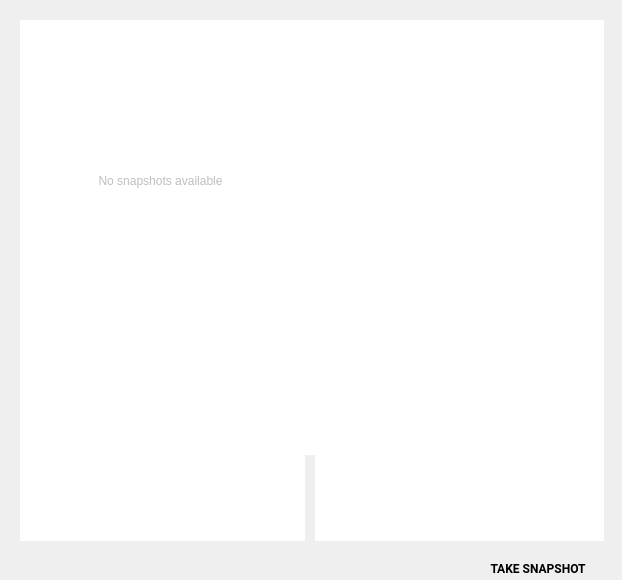
<?xml version="1.0" encoding="UTF-8"?>
<ui version="4.0">
 <class>SnapshotPage</class>
 <widget class="QWidget" name="SnapshotPage">
  <property name="geometry">
   <rect>
    <x>0</x>
    <y>0</y>
    <width>622</width>
    <height>580</height>
   </rect>
  </property>
  <property name="windowTitle">
   <string>Form</string>
  </property>
  <widget class="QTreeWidget" name="snapshotDisplay">
   <property name="geometry">
    <rect>
     <x>20</x>
     <y>20</y>
     <width>285</width>
     <height>521</height>
    </rect>
   </property>
   <property name="maximumSize">
    <size>
     <width>341</width>
     <height>16777215</height>
    </size>
   </property>
   <property name="frameShape">
    <enum>QFrame::NoFrame</enum>
   </property>
   <property name="columnCount">
    <number>2</number>
   </property>
   <attribute name="headerVisible">
    <bool>false</bool>
   </attribute>
   <attribute name="headerShowSortIndicator" stdset="0">
    <bool>true</bool>
   </attribute>
   <column>
    <property name="text">
     <string notr="true">1</string>
    </property>
   </column>
   <column>
    <property name="text">
     <string notr="true">2</string>
    </property>
   </column>
  </widget>
  <widget class="QTextEdit" name="smallSelectionInfo">
   <property name="geometry">
    <rect>
     <x>315</x>
     <y>455</y>
     <width>289</width>
     <height>86</height>
    </rect>
   </property>
   <property name="frameShape">
    <enum>QFrame::NoFrame</enum>
   </property>
   <property name="horizontalScrollBarPolicy">
    <enum>Qt::ScrollBarAlwaysOff</enum>
   </property>
   <property name="undoRedoEnabled">
    <bool>false</bool>
   </property>
   <property name="lineWrapMode">
    <enum>QTextEdit::WidgetWidth</enum>
   </property>
   <property name="readOnly">
    <bool>true</bool>
   </property>
  </widget>
  <widget class="RaisedMaterialButton" name="takeSnapshotButton">
   <property name="geometry">
    <rect>
     <x>472</x>
     <y>550</y>
     <width>132</width>
     <height>36</height>
    </rect>
   </property>
   <property name="font">
    <font>
     <family>Roboto</family>
     <weight>75</weight>
     <bold>true</bold>
    </font>
   </property>
   <property name="text">
    <string>TAKE SNAPSHOT</string>
   </property>
   <property name="flat">
    <bool>true</bool>
   </property>
   <property name="ColorGroup" stdset="0">
    <string notr="true">Button</string>
   </property>
   <property name="report_metrics" stdset="0">
    <bool>false</bool>
   </property>
  </widget>
  <widget class="QGraphicsView" name="preview">
   <property name="geometry">
    <rect>
     <x>305</x>
     <y>20</y>
     <width>299</width>
     <height>435</height>
    </rect>
   </property>
   <property name="frameShape">
    <enum>QFrame::NoFrame</enum>
   </property>
  </widget>
  <widget class="QLabel" name="noneAvailableLabel">
   <property name="enabled">
    <bool>false</bool>
   </property>
   <property name="geometry">
    <rect>
     <x>70</x>
     <y>150</y>
     <width>181</width>
     <height>61</height>
    </rect>
   </property>
   <property name="text">
    <string>No snapshots available</string>
   </property>
   <property name="alignment">
    <set>Qt::AlignCenter</set>
   </property>
  </widget>
  <widget class="QPushButton" name="enlargeInfoButton">
   <property name="geometry">
    <rect>
     <x>568</x>
     <y>455</y>
     <width>36</width>
     <height>36</height>
    </rect>
   </property>
   <property name="toolTip">
    <string extracomment="Delete snapshot"/>
   </property>
   <property name="accessibleDescription">
    <string>Enlarge description area</string>
   </property>
   <property name="text">
    <string/>
   </property>
   <property name="icon">
    <iconset resource="../resources.qrc">
     <normaloff>:/dark/arrow_up</normaloff>:/dark/arrow_up</iconset>
   </property>
   <property name="iconSize">
    <size>
     <width>20</width>
     <height>20</height>
    </size>
   </property>
   <property name="flat">
    <bool>true</bool>
   </property>
   <property name="themeIconName" stdset="0">
    <string>arrow_up</string>
   </property>
  </widget>
  <widget class="QPushButton" name="reduceInfoButton">
   <property name="geometry">
    <rect>
     <x>568</x>
     <y>20</y>
     <width>36</width>
     <height>36</height>
    </rect>
   </property>
   <property name="toolTip">
    <string extracomment="Delete snapshot"/>
   </property>
   <property name="accessibleDescription">
    <string>Reduce description area</string>
   </property>
   <property name="text">
    <string/>
   </property>
   <property name="icon">
    <iconset resource="../resources.qrc">
     <normaloff>:/dark/arrow_down</normaloff>:/dark/arrow_down</iconset>
   </property>
   <property name="iconSize">
    <size>
     <width>20</width>
     <height>20</height>
    </size>
   </property>
   <property name="flat">
    <bool>true</bool>
   </property>
   <property name="themeIconName" stdset="0">
    <string>arrow_down</string>
   </property>
  </widget>
  <widget class="QTextEdit" name="bigSelectionInfo">
   <property name="geometry">
    <rect>
     <x>315</x>
     <y>20</y>
     <width>289</width>
     <height>521</height>
    </rect>
   </property>
   <property name="frameShape">
    <enum>QFrame::NoFrame</enum>
   </property>
   <property name="frameShadow">
    <enum>QFrame::Plain</enum>
   </property>
   <property name="lineWidth">
    <number>0</number>
   </property>
   <property name="horizontalScrollBarPolicy">
    <enum>Qt::ScrollBarAlwaysOff</enum>
   </property>
   <property name="undoRedoEnabled">
    <bool>false</bool>
   </property>
   <property name="lineWrapMode">
    <enum>QTextEdit::WidgetWidth</enum>
   </property>
   <property name="readOnly">
    <bool>true</bool>
   </property>
  </widget>
  <widget class="RaisedMaterialButton" name="loadSnapshot">
   <property name="geometry">
    <rect>
     <x>20</x>
     <y>550</y>
     <width>36</width>
     <height>36</height>
    </rect>
   </property>
   <property name="accessibleDescription">
    <string>Play</string>
   </property>
   <property name="text">
    <string/>
   </property>
   <property name="icon">
    <iconset resource="../resources.qrc">
     <normaloff>:/light/play_arrow</normaloff>:/light/play_arrow</iconset>
   </property>
   <property name="iconSize">
    <size>
     <width>24</width>
     <height>24</height>
    </size>
   </property>
   <property name="flat">
    <bool>true</bool>
   </property>
   <property name="themeIconName" stdset="0">
    <string>play_arrow</string>
   </property>
   <property name="themeIconName_disabled" stdset="0">
    <string>play_arrow_disabled</string>
   </property>
   <property name="ColorGroup" stdset="0">
    <string>Button</string>
   </property>
   <property name="report_metrics" stdset="0">
    <bool>false</bool>
   </property>
  </widget>
  <widget class="RaisedMaterialButton" name="editSnapshot">
   <property name="geometry">
    <rect>
     <x>64</x>
     <y>550</y>
     <width>36</width>
     <height>36</height>
    </rect>
   </property>
   <property name="accessibleDescription">
    <string>Play</string>
   </property>
   <property name="text">
    <string/>
   </property>
   <property name="icon">
    <iconset resource="../resources.qrc">
     <normaloff>:/dark/edit</normaloff>:/dark/edit</iconset>
   </property>
   <property name="iconSize">
    <size>
     <width>24</width>
     <height>24</height>
    </size>
   </property>
   <property name="flat">
    <bool>true</bool>
   </property>
   <property name="themeIconName" stdset="0">
    <string>edit</string>
   </property>
   <property name="ColorGroup" stdset="0">
    <string>Button</string>
   </property>
   <property name="report_metrics" stdset="0">
    <bool>false</bool>
   </property>
  </widget>
  <widget class="RaisedMaterialButton" name="deleteSnapshot">
   <property name="geometry">
    <rect>
     <x>108</x>
     <y>550</y>
     <width>36</width>
     <height>36</height>
    </rect>
   </property>
   <property name="accessibleDescription">
    <string>Play</string>
   </property>
   <property name="text">
    <string/>
   </property>
   <property name="icon">
    <iconset resource="../resources.qrc">
     <normaloff>:/dark/delete</normaloff>:/dark/delete</iconset>
   </property>
   <property name="iconSize">
    <size>
     <width>24</width>
     <height>24</height>
    </size>
   </property>
   <property name="flat">
    <bool>true</bool>
   </property>
   <property name="themeIconName" stdset="0">
    <string>delete</string>
   </property>
   <property name="ColorGroup" stdset="0">
    <string>Button</string>
   </property>
   <property name="report_metrics" stdset="0">
    <bool>false</bool>
   </property>
  </widget>
  <zorder>bigSelectionInfo</zorder>
  <zorder>snapshotDisplay</zorder>
  <zorder>smallSelectionInfo</zorder>
  <zorder>takeSnapshotButton</zorder>
  <zorder>preview</zorder>
  <zorder>noneAvailableLabel</zorder>
  <zorder>enlargeInfoButton</zorder>
  <zorder>reduceInfoButton</zorder>
  <zorder>loadSnapshot</zorder>
  <zorder>editSnapshot</zorder>
  <zorder>deleteSnapshot</zorder>
 </widget>
 <customwidgets>
  <customwidget>
   <class>RaisedMaterialButton</class>
   <extends>QPushButton</extends>
   <header>android/skin/qt/raised-material-button.h</header>
  </customwidget>
 </customwidgets>
 <tabstops>
  <tabstop>snapshotDisplay</tabstop>
  <tabstop>loadSnapshot</tabstop>
  <tabstop>editSnapshot</tabstop>
  <tabstop>deleteSnapshot</tabstop>
  <tabstop>takeSnapshotButton</tabstop>
  <tabstop>reduceInfoButton</tabstop>
  <tabstop>enlargeInfoButton</tabstop>
  <tabstop>preview</tabstop>
  <tabstop>bigSelectionInfo</tabstop>
  <tabstop>smallSelectionInfo</tabstop>
 </tabstops>
 <resources>
  <include location="../resources.qrc"/>
 </resources>
 <connections/>
</ui>
